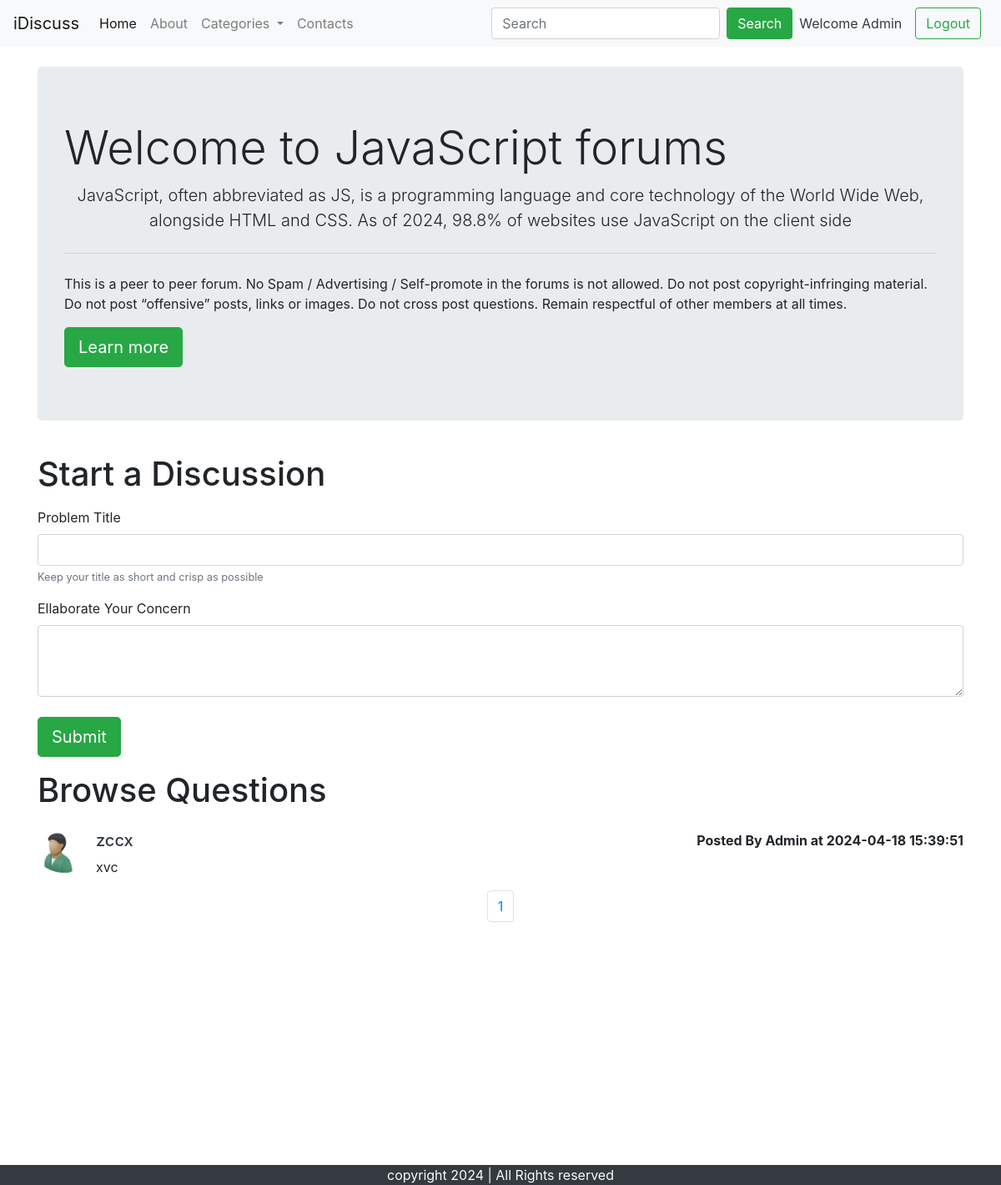
Page /threadlist.php?catid=2 (signed in) on the committed database.
### tables this page shows
CREATE TABLE `categories` (
  `category_id` int(8) NOT NULL,
  `category_name` varchar(255) NOT NULL,
  `category_description` varchar(255) NOT NULL,
  `created` datetime NOT NULL DEFAULT current_timestamp()
);

CREATE TABLE `threads` (
  `thread_id` int(7) NOT NULL,
  `thread_title` varchar(255) NOT NULL,
  `thread_desc` text NOT NULL,
  `thread_user_id` int(7) NOT NULL,
  `thread_cat_id` int(7) NOT NULL,
  `timestamp` datetime NOT NULL DEFAULT current_timestamp()
);

CREATE TABLE `users` (
  `sno` int(8) NOT NULL,
  `user_email` varchar(30) NOT NULL,
  `user_pass` varchar(300) NOT NULL,
  `timestamp` datetime NOT NULL DEFAULT current_timestamp()
);

### Threadlist.php (the view, shortened to what this page needs)
<!doctype html>
<html lang="en">
<head>
    <link rel="stylesheet" href="https://code.jquery.com/ui/1.12.1/themes/base/jquery-ui.css">
    <link rel="stylesheet" href="https://stackpath.bootstrapcdn.com/bootstrap/4.5.0/css/bootstrap.min.css"
>
</head>
<body>
    <?php include 'partials/_dbconnect.php';?>
    <?php include 'partials/_header.php';?>
    <?php
    $id = $_GET['catid'];
    $sql = "SELECT * FROM `categories` WHERE category_id=$id";
    $result = mysqli_query($conn, $sql);
    while($row = mysqli_fetch_assoc($result)){
        $catname = $row['category_name'];
        $catdesc = $row['category_description'];
    }
    ?>
    <div class="container my-4">
        <div class="jumbotron">
            <h1 class="display-4">Welcome to <?php echo $catname;?> forums</h1>
            <div Class="container-flex " id="myDialog" title="<?php echo $catname;?>"><p class="lead text-center"> <?php echo $catdesc;?></p></div>
            <hr class="my-4">
            <p>This is a peer to peer forum. No Spam / Advertising / Self-promote in the forums is not allowed. Do not
                post copyright-infringing material. Do not post “offensive” posts, links or images. Do not cross post
                questions. Remain respectful of other members at all times.</p>
            <a class="btn btn-success btn-lg" href="#" role="button" id="myButton">Learn more</a>
        </div>
    </div>
    <?php
    if(isset($_SESSION['loggedin']) && $_SESSION['loggedin']==true){
    echo '<div class="container">
    <h1 class="py-2">Start a Discussion</h1>
    <form action="'. $_SERVER["REQUEST_URI"] . '" method="post">
    <div class="form-group">
    <label for="exampleInputEmail1">Problem Title</label>
    <input type="text" class="form-control" id="title"  name="title"  aria-describedby="emailHelp">
    <small id="emailHelp" class="form-text text-muted">Keep your title as short and crisp as possible</small>
    </div>
    <input type="hidden" name="sno" value="'. $_SESSION['sno']. '">
    <div class="form-group">
    <label for="exampleFormControlTextarea1">Ellaborate Your Concern</label>
    <textarea class="form-control"id="desc" rows="3" name="desc"></textarea>
    </div>
    <button class="btn btn-success btn-lg my-2">Submit</button>
    </form>
   </div>';
   }
   ?>
    <div class="container mb-5" id="ques">
        <h1 class="py-2">Browse Questions</h1>
        <?php
    $id = $_GET['catid'];
    $perPage = 3;
    if (isset($_GET['page'])) {
        $page = $_GET['page'];
    } else {
        $page = 1;
    }
    $startFrom = ($page - 1);
    $startF = $startFrom * $perPage;
    $sql = "SELECT COUNT(*) AS total_rows FROM `threads` WHERE thread_cat_id=$id";
    $result = mysqli_query($conn, $sql);
    $row = mysqli_fetch_assoc($result);
    $totalPages = ceil($row["total_rows"] / $perPage);
    $sql = "SELECT * FROM `threads` WHERE thread_cat_id=$id LIMIT $startF, $perPage";
    $result = mysqli_query($conn, $sql);
    while($row = mysqli_fetch_assoc($result)){
        $id = $row["thread_id"];
        $title = $row["thread_title"];
        $desc = $row["thread_desc"];
        $thread_time =$row['timestamp'];
        $thread_user_id = $row['thread_user_id'];
        $sql2 = "SELECT user_email FROM `users` WHERE sno='$thread_user_id'";
        $result2 = mysqli_query($conn, $sql2);
        $row2 = mysqli_fetch_assoc($result2);
        echo '<div class="media my-3">
            <img src="img/userdefault.png" width="54px" class="mr-3" alt="...">
            <div class="media-body">'.'
            <h5 class="mt-0"> <a class="text-dark" href="thread.php?threadid=' . $id. '">'. $title . ' </a></h5></h5>
                ' .$desc. '</div>'.'<p class="font-weight-bold my-0">Posted By '.$row2['user_email'].' at '.$thread_time.'</p>
                </div>';
    }
    echo '<nav aria-label="Page navigation example">
    <ul class="pagination justify-content-center">';
    for ($i = 1; $i <= $totalPages; $i++) {
        echo '<li class="page-item"><a class="page-link" href="Threadlist.php?catid='.$_GET['catid'].'&page='.$i.'">'.$i.'</a></li>';
    }
    echo '</ul></nav>';
    ?>
    </div>
    <?php include 'partials/_footer.php';?>
</body>
</html>

### Threadlist.php (style rules this page uses)
#ques { min-height: 433px; }

### rows in the picture
categories: category_name "JavaScript", category_description "JavaScript, often abbreviated as JS, is a programming language and core technology of the World Wide Web, alongside HTML and CSS. As of 2024, 98.8% of websites use JavaScript on the client side"
threads: thread_title "zccx", thread_desc "xvc", users.user_email "Admin", timestamp "2024-04-18 15:39:51"

### other values in the picture
$_SESSION['useremail'] "Admin"
